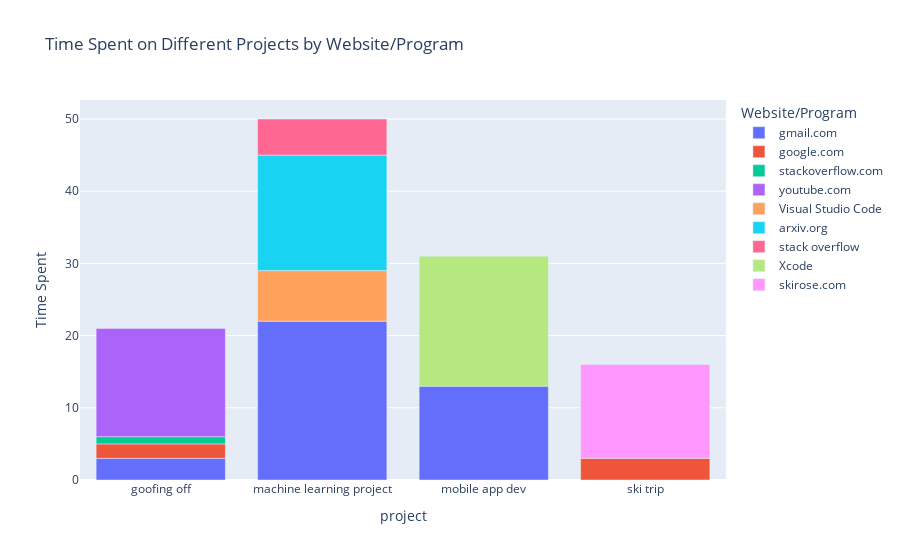

The notebook cell saved with this chart:
### Code cell
grouped_data = df.groupby(['project', 'website_or_program']).size().reset_index(name='time_spent')

# Create a stacked bar chart using Plotly for interactive visualization
fig = px.bar(grouped_data, x='project', y='time_spent', color='website_or_program', 
             title='Time Spent on Different Projects by Website/Program',
             labels={'time_spent':'Time Spent', 'website_or_program':'Website/Program'})
fig.show()

### Figure 1 — Plotly figure (JSON) as saved in the notebook; plotly's stock layout.template omitted (floating-point values rounded to 4 significant figures)
{"data": [{"alignmentgroup": "True", "hovertemplate": "Website/Program=gmail.com<br>project=%{x}<br>Time Spent=%{y}<extra></extra>", "legendgroup": "gmail.com", "marker": {"color": "#636efa", "pattern": {"shape": ""}}, "name": "gmail.com", "offsetgroup": "gmail.com", "orientation": "v", "showlegend": true, "textposition": "auto", "type": "bar", "x": ["goofing off", "machine learning project", "mobile app dev"], "xaxis": "x", "y": [3, 22, 13], "yaxis": "y"}, {"alignmentgroup": "True", "hovertemplate": "Website/Program=google.com<br>project=%{x}<br>Time Spent=%{y}<extra></extra>", "legendgroup": "google.com", "marker": {"color": "#EF553B", "pattern": {"shape": ""}}, "name": "google.com", "offsetgroup": "google.com", "orientation": "v", "showlegend": true, "textposition": "auto", "type": "bar", "x": ["goofing off", "ski trip"], "xaxis": "x", "y": [2, 3], "yaxis": "y"}, {"alignmentgroup": "True", "hovertemplate": "Website/Program=stackoverflow.com<br>project=%{x}<br>Time Spent=%{y}<extra></extra>", "legendgroup": "stackoverflow.com", "marker": {"color": "#00cc96", "pattern": {"shape": ""}}, "name": "stackoverflow.com", "offsetgroup": "stackoverflow.com", "orientation": "v", "showlegend": true, "textposition": "auto", "type": "bar", "x": ["goofing off"], "xaxis": "x", "y": [1], "yaxis": "y"}, {"alignmentgroup": "True", "hovertemplate": "Website/Program=youtube.com<br>project=%{x}<br>Time Spent=%{y}<extra></extra>", "legendgroup": "youtube.com", "marker": {"color": "#ab63fa", "pattern": {"shape": ""}}, "name": "youtube.com", "offsetgroup": "youtube.com", "orientation": "v", "showlegend": true, "textposition": "auto", "type": "bar", "x": ["goofing off"], "xaxis": "x", "y": [15], "yaxis": "y"}, {"alignmentgroup": "True", "hovertemplate": "Website/Program=Visual Studio Code<br>project=%{x}<br>Time Spent=%{y}<extra></extra>", "legendgroup": "Visual Studio Code", "marker": {"color": "#FFA15A", "pattern": {"shape": ""}}, "name": "Visual Studio Code", "offsetgroup": "Visual Studio Code", "orientation": "v", "showlegend": true, "textposition": "auto", "type": "bar", "x": ["machine learning project"], "xaxis": "x", "y": [7], "yaxis": "y"}, {"alignmentgroup": "True", "hovertemplate": "Website/Program=arxiv.org<br>project=%{x}<br>Time Spent=%{y}<extra></extra>", "legendgroup": "arxiv.org", "marker": {"color": "#19d3f3", "pattern": {"shape": ""}}, "name": "arxiv.org", "offsetgroup": "arxiv.org", "orientation": "v", "showlegend": true, "textposition": "auto", "type": "bar", "x": ["machine learning project"], "xaxis": "x", "y": [16], "yaxis": "y"}, {"alignmentgroup": "True", "hovertemplate": "Website/Program=stack overflow<br>project=%{x}<br>Time Spent=%{y}<extra></extra>", "legendgroup": "stack overflow", "marker": {"color": "#FF6692", "pattern": {"shape": ""}}, "name": "stack overflow", "offsetgroup": "stack overflow", "orientation": "v", "showlegend": true, "textposition": "auto", "type": "bar", "x": ["machine learning project"], "xaxis": "x", "y": [5], "yaxis": "y"}, {"alignmentgroup": "True", "hovertemplate": "Website/Program=Xcode<br>project=%{x}<br>Time Spent=%{y}<extra></extra>", "legendgroup": "Xcode", "marker": {"color": "#B6E880", "pattern": {"shape": ""}}, "name": "Xcode", "offsetgroup": "Xcode", "orientation": "v", "showlegend": true, "textposition": "auto", "type": "bar", "x": ["mobile app dev"], "xaxis": "x", "y": [18], "yaxis": "y"}, {"alignmentgroup": "True", "hovertemplate": "Website/Program=skirose.com<br>project=%{x}<br>Time Spent=%{y}<extra></extra>", "legendgroup": "skirose.com", "marker": {"color": "#FF97FF", "pattern": {"shape": ""}}, "name": "skirose.com", "offsetgroup": "skirose.com", "orientation": "v", "showlegend": true, "textposition": "auto", "type": "bar", "x": ["ski trip"], "xaxis": "x", "y": [13], "yaxis": "y"}], "layout": {"barmode": "relative", "legend": {"title": {"text": "Website/Program"}, "tracegroupgap": 0}, "title": {"text": "Time Spent on Different Projects by Website/Program"}, "xaxis": {"anchor": "y", "domain": [0, 1], "title": {"text": "project"}}, "yaxis": {"anchor": "x", "domain": [0, 1], "title": {"text": "Time Spent"}}}}
